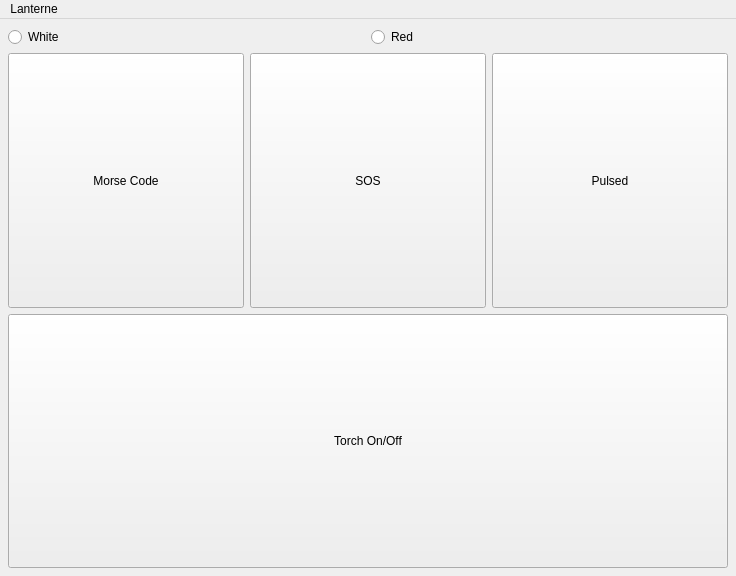
<?xml version="1.0" encoding="UTF-8"?>
<ui version="4.0">
 <class>MainWindow</class>
 <widget class="QMainWindow" name="MainWindow">
  <property name="geometry">
   <rect>
    <x>0</x>
    <y>0</y>
    <width>736</width>
    <height>576</height>
   </rect>
  </property>
  <property name="windowTitle">
   <string>Lanterne</string>
  </property>
  <widget class="QWidget" name="centralWidget">
   <layout class="QVBoxLayout" name="verticalLayout">
    <property name="margin">
     <number>8</number>
    </property>
    <item>
     <layout class="QHBoxLayout" name="horizontalLayout_2">
      <item>
       <widget class="QRadioButton" name="whiteButton">
        <property name="text">
         <string>White</string>
        </property>
        <property name="icon">
         <iconset resource="LanterneResources.qrc">
          <normaloff>:/icons/whiteled.png</normaloff>:/icons/whiteled.png</iconset>
        </property>
        <property name="iconSize">
         <size>
          <width>48</width>
          <height>48</height>
         </size>
        </property>
       </widget>
      </item>
      <item>
       <widget class="QRadioButton" name="redButton">
        <property name="text">
         <string>Red</string>
        </property>
        <property name="icon">
         <iconset resource="LanterneResources.qrc">
          <normaloff>:/icons/redled.png</normaloff>:/icons/redled.png</iconset>
        </property>
        <property name="iconSize">
         <size>
          <width>48</width>
          <height>48</height>
         </size>
        </property>
       </widget>
      </item>
     </layout>
    </item>
    <item>
     <layout class="QHBoxLayout" name="horizontalLayout">
      <item>
       <widget class="QPushButton" name="morseButton">
        <property name="sizePolicy">
         <sizepolicy hsizetype="Minimum" vsizetype="Minimum">
          <horstretch>0</horstretch>
          <verstretch>0</verstretch>
         </sizepolicy>
        </property>
        <property name="text">
         <string>Morse Code</string>
        </property>
       </widget>
      </item>
      <item>
       <widget class="QPushButton" name="sosButton">
        <property name="sizePolicy">
         <sizepolicy hsizetype="Minimum" vsizetype="Minimum">
          <horstretch>0</horstretch>
          <verstretch>0</verstretch>
         </sizepolicy>
        </property>
        <property name="text">
         <string>SOS</string>
        </property>
       </widget>
      </item>
      <item>
       <widget class="QPushButton" name="torchContinuousButton">
        <property name="sizePolicy">
         <sizepolicy hsizetype="Minimum" vsizetype="Minimum">
          <horstretch>0</horstretch>
          <verstretch>0</verstretch>
         </sizepolicy>
        </property>
        <property name="text">
         <string>Pulsed</string>
        </property>
       </widget>
      </item>
     </layout>
    </item>
    <item>
     <widget class="QPushButton" name="torchButton">
      <property name="sizePolicy">
       <sizepolicy hsizetype="Minimum" vsizetype="Minimum">
        <horstretch>0</horstretch>
        <verstretch>0</verstretch>
       </sizepolicy>
      </property>
      <property name="text">
       <string>Torch On/Off</string>
      </property>
     </widget>
    </item>
   </layout>
  </widget>
  <widget class="QMenuBar" name="menuBar">
   <property name="geometry">
    <rect>
     <x>0</x>
     <y>0</y>
     <width>736</width>
     <height>22</height>
    </rect>
   </property>
   <widget class="QMenu" name="menuLanterne">
    <property name="title">
     <string>Lanterne</string>
    </property>
    <addaction name="actionStrobe_Flash"/>
    <addaction name="actionLight_Sensor"/>
    <addaction name="actionPreferences"/>
    <addaction name="actionAbout"/>
   </widget>
   <addaction name="menuLanterne"/>
  </widget>
  <action name="actionAbout">
   <property name="text">
    <string>About</string>
   </property>
  </action>
  <action name="actionPreferences">
   <property name="text">
    <string>Preferences</string>
   </property>
  </action>
  <action name="actionStrobe_Flash">
   <property name="text">
    <string>Strobe Flash</string>
   </property>
  </action>
  <action name="actionLight_Sensor">
   <property name="text">
    <string>Light Sensor</string>
   </property>
  </action>
 </widget>
 <layoutdefault spacing="6" margin="11"/>
 <resources>
  <include location="LanterneResources.qrc"/>
 </resources>
 <connections/>
</ui>
